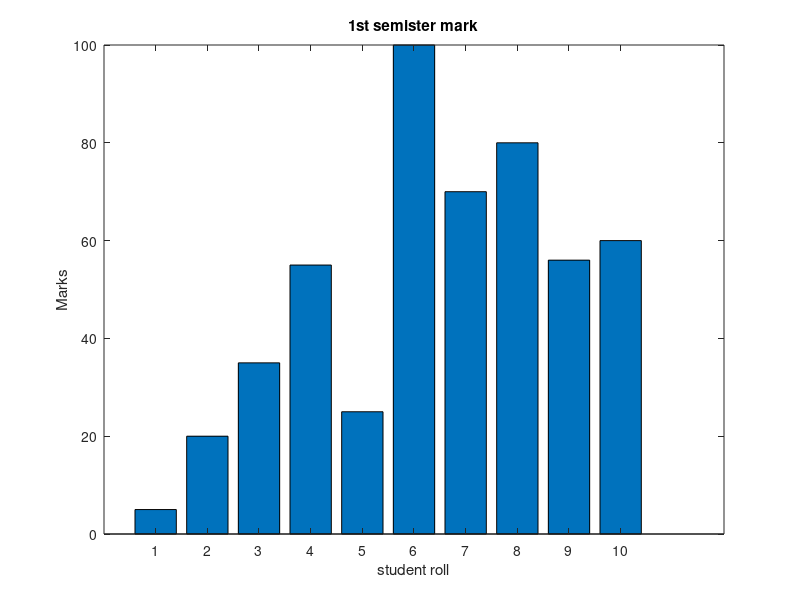

Source code (MATLAB):
clc
clear
close all;
x=[1:10];
y=[5,20,35,55,25,100,70,80,56,60];
bar(x,y);
xlabel('student roll');
ylabel('Marks');
title('1st semister mark');